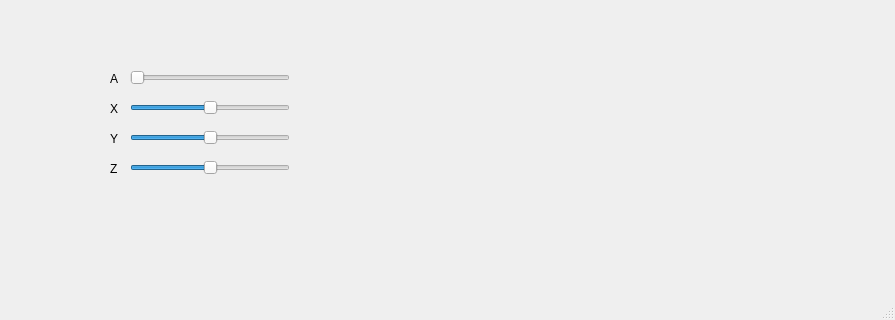
<?xml version="1.0" encoding="UTF-8"?>
<ui version="4.0">
 <class>MainWindow</class>
 <widget class="QMainWindow" name="MainWindow">
  <property name="geometry">
   <rect>
    <x>0</x>
    <y>0</y>
    <width>895</width>
    <height>320</height>
   </rect>
  </property>
  <property name="windowTitle">
   <string>MainWindow</string>
  </property>
  <widget class="QWidget" name="centralwidget">
   <widget class="QSlider" name="horizontalSlider">
    <property name="geometry">
     <rect>
      <x>130</x>
      <y>100</y>
      <width>160</width>
      <height>16</height>
     </rect>
    </property>
    <property name="minimum">
     <number>-50</number>
    </property>
    <property name="maximum">
     <number>50</number>
    </property>
    <property name="orientation">
     <enum>Qt::Horizontal</enum>
    </property>
   </widget>
   <widget class="QSlider" name="horizontalSlider_y">
    <property name="geometry">
     <rect>
      <x>130</x>
      <y>130</y>
      <width>160</width>
      <height>16</height>
     </rect>
    </property>
    <property name="minimum">
     <number>-50</number>
    </property>
    <property name="maximum">
     <number>50</number>
    </property>
    <property name="orientation">
     <enum>Qt::Horizontal</enum>
    </property>
   </widget>
   <widget class="QSlider" name="horizontalSlider_z">
    <property name="geometry">
     <rect>
      <x>130</x>
      <y>160</y>
      <width>160</width>
      <height>16</height>
     </rect>
    </property>
    <property name="minimum">
     <number>-50</number>
    </property>
    <property name="maximum">
     <number>50</number>
    </property>
    <property name="orientation">
     <enum>Qt::Horizontal</enum>
    </property>
   </widget>
   <widget class="QLabel" name="label">
    <property name="geometry">
     <rect>
      <x>110</x>
      <y>100</y>
      <width>16</width>
      <height>17</height>
     </rect>
    </property>
    <property name="text">
     <string>X</string>
    </property>
   </widget>
   <widget class="QLabel" name="label_2">
    <property name="geometry">
     <rect>
      <x>110</x>
      <y>130</y>
      <width>16</width>
      <height>17</height>
     </rect>
    </property>
    <property name="text">
     <string>Y</string>
    </property>
   </widget>
   <widget class="QLabel" name="label_3">
    <property name="geometry">
     <rect>
      <x>110</x>
      <y>160</y>
      <width>16</width>
      <height>17</height>
     </rect>
    </property>
    <property name="text">
     <string>Z</string>
    </property>
   </widget>
   <widget class="QSlider" name="horizontalSlider_z_2">
    <property name="geometry">
     <rect>
      <x>130</x>
      <y>70</y>
      <width>160</width>
      <height>16</height>
     </rect>
    </property>
    <property name="minimum">
     <number>0</number>
    </property>
    <property name="maximum">
     <number>200</number>
    </property>
    <property name="orientation">
     <enum>Qt::Horizontal</enum>
    </property>
   </widget>
   <widget class="QLabel" name="label_4">
    <property name="geometry">
     <rect>
      <x>110</x>
      <y>70</y>
      <width>16</width>
      <height>17</height>
     </rect>
    </property>
    <property name="text">
     <string>A</string>
    </property>
   </widget>
  </widget>
  <widget class="QMenuBar" name="menubar">
   <property name="geometry">
    <rect>
     <x>0</x>
     <y>0</y>
     <width>895</width>
     <height>22</height>
    </rect>
   </property>
  </widget>
  <widget class="QStatusBar" name="statusbar"/>
 </widget>
 <resources/>
 <connections/>
</ui>
